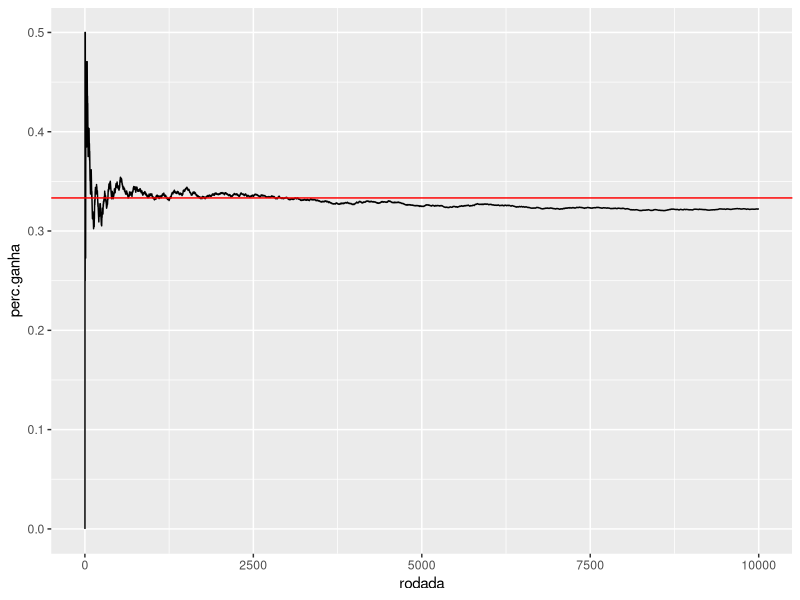
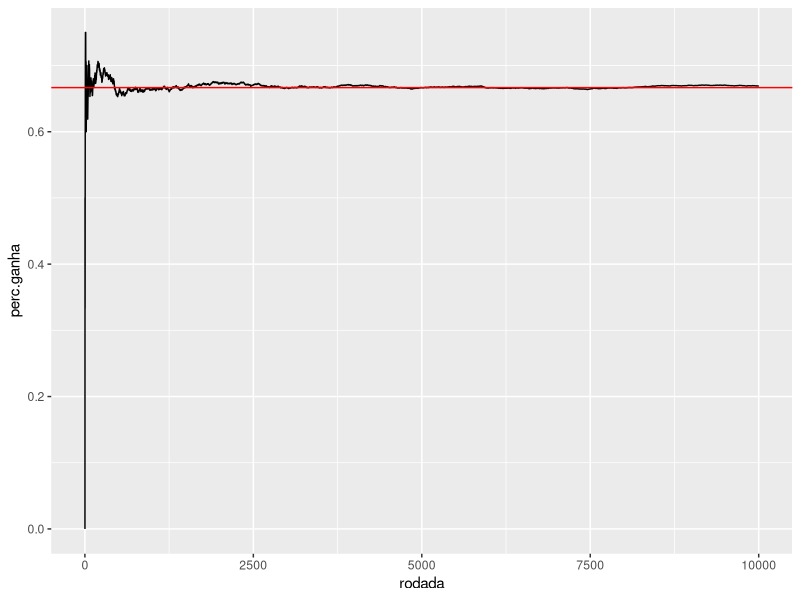

Write R code to recreate these figures, in order.
library(ggplot2)

# Demonstracao do Problema de Monty Hall

n <- 10000 # Numero de repeticoes
vitorias <- c() # Vetor onde serao gravadas as vitorias
portas <- c(1:3) # Vetor de portas

###################################
# Estrategia 1 - Nao muda a porta #
###################################

for (i in 1:n){
  
  porta_premio <- sample(x = portas, size = 1) # porta com premio
  escolha <- sample(x = portas, size = 1) # escolha do jogador
  
  # Se a escolha for igual a porta premiada vence [1]
  if (porta_premio == escolha){
    
    vitorias <- c(vitorias, 1)
    
  # Se a escolha for diferente da porta premiada perde [0]
  } else {
    
    vitorias <- c(vitorias, 0)
    
  }
}

# Computa resultados
data <-
  data.frame(rodada = c(1:n),
             perc.ganha = cumsum(vitorias)/c(1:n))
  
# Plot
resultados_estrategia1 <- 
  ggplot(data, aes(x = rodada, y = perc.ganha)) +
  geom_line() +
  geom_hline(yintercept=1/3,
             color = "red")

resultados_estrategia1

###############################
# Estrategia 2 - Muda a porta #
###############################

vitorias <- c() # Vetor onde serao gravadas as vitorias

for (i in 1:n){
  
  porta_premio <- sample(x = portas, size = 1) # porta com premio
  escolha1 <- sample(x = portas, size = 1) # primeira escolha do jogador
  
  x <- portas[-c(porta_premio, escolha1)] # variavel auxliar
  
  porta_eliminada <- if(length(x) > 1) sample(x, size = 1) else x # elimina
  
  escolha2 <- portas[-c(escolha1,porta_eliminada)] # jogador muda de porta
  
  # Se a escolha 2 for igual a porta premiada vence [1]
  if (porta_premio == escolha2){
    
    vitorias <- c(vitorias, 1)
    
  # Se a escolha 2 for diferente da porta premiada perde [0]
  } else {
    
    vitorias <- c(vitorias, 0)
    
  }
  
}

# Computa resultados
data <-
  data.frame(rodada = c(1:n),
             perc.ganha = cumsum(vitorias)/c(1:n))

# Plot
resultados_estrategia2 <-
  ggplot(data, aes(x = rodada, y = perc.ganha)) +
  geom_line() +
  geom_hline(yintercept=2/3,
             color = "red")

resultados_estrategia2
